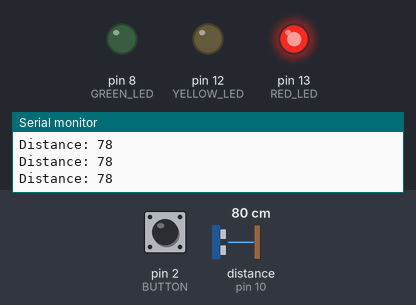
This sketch was run on a simulated Arduino Uno, built with avr-gcc and run on an emulated ATmega328P. Parts: output pins drawn as LEDs (lit = HIGH), the last lines printed to the serial monitor. Wiring (inferred from the names in the program): ultrasonic range finder: trigger pin 9; echo pin 10. Dashed ring = blinking. Inputs (shaded band) come from the test bench; at power-on: distance to the obstacle (sensor on pin 10) 80 cm, pin 2 (BUTTON) HIGH. The echo pulse lasts 58.3 µs per cm; pins used as bus, display or sensor lines are not drawn.

Above: at 1.2 s.
1.3 s: distance to the obstacle (sensor on pin 10) set to 22 cm
2.8 s: distance to the obstacle (sensor on pin 10) set to 18 cm
At 3.6 s:
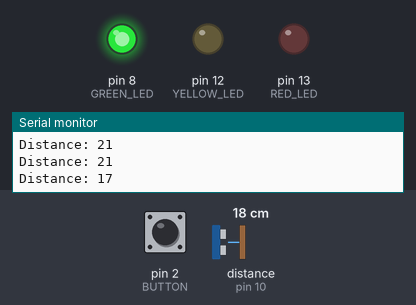
At 8.6 s:
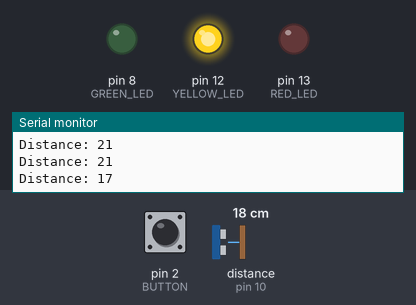
10.3 s: pin 2 (BUTTON) pulled LOW for 0.15 s
At 17.2 s:
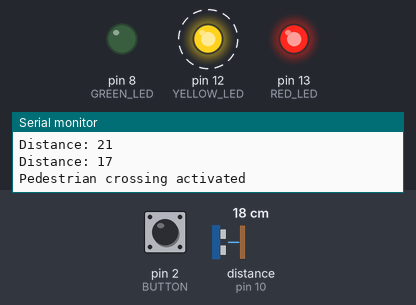
Timing chart, 0 to 22.4 s (numbered marks = the images above; inputs shaded):
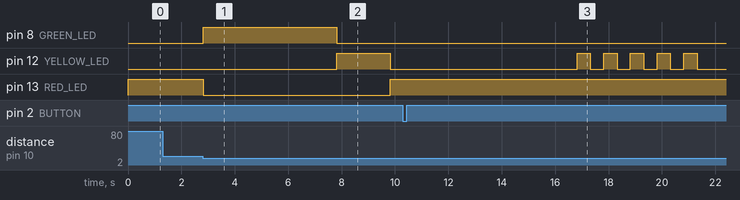

The sketch:

task21.ino
```cpp
#define RED_LED 13
#define YELLOW_LED 12
#define GREEN_LED 8
#define BUTTON 2
#define TRIG_PIN 9
#define ECHO_PIN 10

const int thresholdDistance = 20; // Distance threshold in cm
const long vehicleWaitTime = 30000; // 30 seconds in milliseconds

bool pedestrianRequest = false;
unsigned long lastVehicleTime = 0;

void setup() {
    pinMode(RED_LED, OUTPUT);
    pinMode(YELLOW_LED, OUTPUT);
    pinMode(GREEN_LED, OUTPUT);
    pinMode(BUTTON, INPUT_PULLUP);
    pinMode(TRIG_PIN, OUTPUT);
    pinMode(ECHO_PIN, INPUT);
    attachInterrupt(digitalPinToInterrupt(BUTTON), pedestrianPressed, FALLING);
    Serial.begin(9600);
    stayRed(); // Start with Red light ON
}

void loop() {
    int distance = getDistance();

    if (distance < thresholdDistance) {
        lastVehicleTime = millis();  // Reset timer when a vehicle is detected
        normalTrafficCycle();
    } else if (millis() - lastVehicleTime > vehicleWaitTime) {
        stayRed(); // Keep the red light on indefinitely

        if (pedestrianRequest) {
            pedestrianRequest = false;
            pedestrianCrossing();
        }
    }
}

void normalTrafficCycle() {
    digitalWrite(RED_LED, LOW);
    digitalWrite(GREEN_LED, HIGH);
    delay(5000);

    digitalWrite(GREEN_LED, LOW);
    digitalWrite(YELLOW_LED, HIGH);
    delay(2000);

    digitalWrite(YELLOW_LED, LOW);
    digitalWrite(RED_LED, HIGH);
    delay(5000);

    if (pedestrianRequest) {
        pedestrianRequest = false;
        pedestrianCrossing();
    }
}

void pedestrianPressed() {
    pedestrianRequest = true;
}

void pedestrianCrossing() {
    Serial.println("Pedestrian crossing activated");
    delay(2000);
    for (int i = 0; i < 5; i++) {
        digitalWrite(YELLOW_LED, HIGH);
        delay(500);
        digitalWrite(YELLOW_LED, LOW);
        delay(500);
    }
    delay(3000);
}

void stayRed() {
    digitalWrite(GREEN_LED, LOW);
    digitalWrite(YELLOW_LED, LOW);
    digitalWrite(RED_LED, HIGH);
}

int getDistance() {
    digitalWrite(TRIG_PIN, LOW);
    delayMicroseconds(2);
    digitalWrite(TRIG_PIN, HIGH);
    delayMicroseconds(10);
    digitalWrite(TRIG_PIN, LOW);

    long duration = pulseIn(ECHO_PIN, HIGH);
    int distance = duration * 0.034 / 2;

    Serial.print("Distance: ");
    Serial.println(distance);

    return distance;
}
```

Measured:
- the behaviour switches between 21 and 20 cm on distance to the obstacle (sensor on pin 10) (found by bisection; images 0 and 1)
- after the input at 2.8 s, pin 8 (GREEN_LED): LOW → HIGH at once, → LOW 5.0 s later; pin 12 (YELLOW_LED): LOW → HIGH after 5.0 s, → LOW 2.0 s later; pin 13 (RED_LED): HIGH → LOW at once, → HIGH 7.0 s later
- after the input at 10.3 s, pin 8 (GREEN_LED): stays LOW (without the input it goes to HIGH after 4.5 s); pin 13 (RED_LED): stays HIGH (without the input it goes to LOW after 4.5 s)
